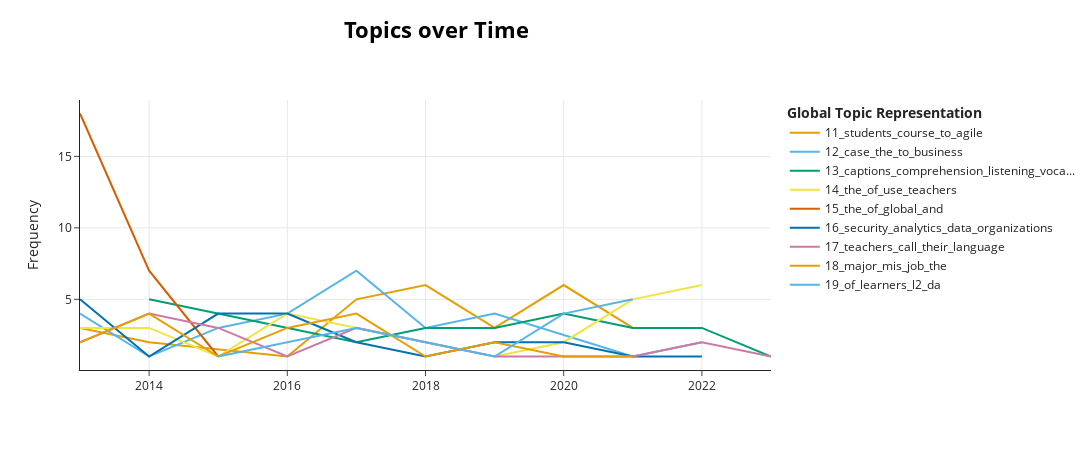

The code cell stored with this chart in its notebook:
### Code cell
model.visualize_topics_over_time(topics_over_time, topics=[11, 12, 13, 14, 15, 16, 17, 18, 19])

### Figure 1 — Plotly figure (JSON) as saved in the notebook; plotly's stock layout.template omitted (floating-point values rounded to 4 significant figures)
{"data": [{"hoverinfo": "text", "hovertext": ["<b>Topic 11</b><br>Words: ia, teams, game, assignment, virtual", "<b>Topic 11</b><br>Words: course, manager, game, online, management", "<b>Topic 11</b><br>Words: to, students, active, critically, this", "<b>Topic 11</b><br>Words: agile, course, students, to, learning", "<b>Topic 11</b><br>Words: agile, students, scrum, uncertainty, to", "<b>Topic 11</b><br>Words: scrum, course, thinking, students, the", "<b>Topic 11</b><br>Words: students, learning, assignment, to, narrative", "<b>Topic 11</b><br>Words: assignments, pbl, assignment, teamwork, students"], "marker": {"color": "#E69F00"}, "mode": "lines", "name": "11_students_course_to_agile", "type": "scatter", "x": [2013, 2014, 2016, 2017, 2018, 2019, 2020, 2021], "y": [3, 2, 1, 5, 6, 3, 6, 3]}, {"hoverinfo": "text", "hovertext": ["<b>Topic 12</b><br>Words: company, case, system, the, medical", "<b>Topic 12</b><br>Words: ed, hch, lim, kim, pic", "<b>Topic 12</b><br>Words: cpda, payroll, medical, the, system", "<b>Topic 12</b><br>Words: the, case, to, customer, business", "<b>Topic 12</b><br>Words: case, the, business, comprehensivecare, to", "<b>Topic 12</b><br>Words: acs, case, the, to, vendor", "<b>Topic 12</b><br>Words: fiserv, organization, case, the, to", "<b>Topic 12</b><br>Words: ecommerce, sales, customer, their, globeport", "<b>Topic 12</b><br>Words: case, hira, mark, his, business"], "marker": {"color": "#56B4E9"}, "mode": "lines", "name": "12_case_the_to_business", "type": "scatter", "x": [2013, 2014, 2015, 2016, 2017, 2018, 2019, 2021, 2022], "y": [4, 1, 3, 4, 7, 3, 4, 1, 2]}, {"hoverinfo": "text", "hovertext": ["<b>Topic 13</b><br>Words: captions, comprehension, keyword, captioning, vocabulary", "<b>Topic 13</b><br>Words: vocabulary, comprehension, aca, ata, l2", "<b>Topic 13</b><br>Words: episodes, captions, comprehension, condition, lexical", "<b>Topic 13</b><br>Words: word, comprehension, captioning, passage, condition", "<b>Topic 13</b><br>Words: comprehension, captions, videos, captioned, wm", "<b>Topic 13</b><br>Words: listening, captions, caption, hearing, video", "<b>Topic 13</b><br>Words: captions, comprehension, glosses, participants, window", "<b>Topic 13</b><br>Words: captions, listening, test, full, keyword", "<b>Topic 13</b><br>Words: comprehension, captions, viewing, nonverbal, video"], "marker": {"color": "#009E73"}, "mode": "lines", "name": "13_captions_comprehension_listening_voca...", "type": "scatter", "x": [2014, 2016, 2017, 2018, 2019, 2020, 2021, 2022, 2023], "y": [5, 3, 2, 3, 3, 4, 3, 3, 1]}, {"hoverinfo": "text", "hovertext": ["<b>Topic 14</b><br>Words: eap, attitudes, of, itunes, language", "<b>Topic 14</b><br>Words: ict, of, efl, iranian, the", "<b>Topic 14</b><br>Words: bb, writing, cms, the, model", "<b>Topic 14</b><br>Words: books, use, webcams, of, students", "<b>Topic 14</b><br>Words: anonymity, vw, apps, language, the", "<b>Topic 14</b><br>Words: abilities, use, english, characteristics, it", "<b>Topic 14</b><br>Words: teachers, facebook, young, of, the", "<b>Topic 14</b><br>Words: melr, were, the, of, and", "<b>Topic 14</b><br>Words: students, the, of, teachers, and"], "marker": {"color": "#F0E442"}, "mode": "lines", "name": "14_the_of_use_teachers", "type": "scatter", "x": [2013, 2014, 2015, 2016, 2018, 2019, 2020, 2021, 2022], "y": [3, 3, 1, 4, 2, 1, 2, 5, 6]}, {"hoverinfo": "text", "hovertext": ["<b>Topic 15</b><br>Words: of, the, and, purpose, global", "<b>Topic 15</b><br>Words: income, global, quot, the, of", "<b>Topic 15</b><br>Words: determination, of, the, disabled, legal"], "marker": {"color": "#D55E00"}, "mode": "lines", "name": "15_the_of_global_and", "type": "scatter", "x": [2013, 2014, 2015], "y": [18, 7, 1]}, {"hoverinfo": "text", "hovertext": ["<b>Topic 16</b><br>Words: security, assurance, information, professionals, organizations", "<b>Topic 16</b><br>Words: health, informatics, right, healthcare, clinical", "<b>Topic 16</b><br>Words: is, healthcare, big, data, security", "<b>Topic 16</b><br>Words: security, data, privacy, big, is", "<b>Topic 16</b><br>Words: analytics, business, big, firms, data", "<b>Topic 16</b><br>Words: data, sigma, streams, grows, them", "<b>Topic 16</b><br>Words: security, cissp, analytics, mis, departments", "<b>Topic 16</b><br>Words: analytics, security, organizations, data, to", "<b>Topic 16</b><br>Words: scalability, systems, increases, human, variety", "<b>Topic 16</b><br>Words: cyber, insurance, risk, smes, cybercrime"], "marker": {"color": "#0072B2"}, "mode": "lines", "name": "16_security_analytics_data_organizations", "type": "scatter", "x": [2013, 2014, 2015, 2016, 2017, 2018, 2019, 2020, 2021, 2022], "y": [5, 1, 4, 4, 2, 1, 2, 2, 1, 1]}, {"hoverinfo": "text", "hovertext": ["<b>Topic 17</b><br>Words: situated, call, teachers, teacher, computers", "<b>Topic 17</b><br>Words: teachers, service, pre, language, their", "<b>Topic 17</b><br>Words: teachers, teacher, call, situated, vws", "<b>Topic 17</b><br>Words: lesson, teachers, call, their, professional", "<b>Topic 17</b><br>Words: call, teachers, emotional, intelligence, their", "<b>Topic 17</b><br>Words: teachers, technology, service, pre, language", "<b>Topic 17</b><br>Words: pd, teachers, integration, technology, pedagogy", "<b>Topic 17</b><br>Words: assistant, regarding, such, english, seeking", "<b>Topic 17</b><br>Words: corpus, teachers, their, aided, mobile", "<b>Topic 17</b><br>Words: teachers, corpus, slw, language, direct"], "marker": {"color": "#CC79A7"}, "mode": "lines", "name": "17_teachers_call_their_language", "type": "scatter", "x": [2013, 2014, 2015, 2016, 2017, 2019, 2020, 2021, 2022, 2023], "y": [2, 4, 3, 1, 3, 1, 1, 1, 2, 1]}, {"hoverinfo": "text", "hovertext": ["<b>Topic 18</b><br>Words: program, entrepreneurial, undergraduate, research, researcher", "<b>Topic 18</b><br>Words: information, mis, profession, major, program", "<b>Topic 18</b><br>Words: is, professionals, introductory, image, careers", "<b>Topic 18</b><br>Words: major, mis, stem, majors, beliefs", "<b>Topic 18</b><br>Words: major, selection, distance, job, in", "<b>Topic 18</b><br>Words: job, jcm, congruence, counseling, career", "<b>Topic 18</b><br>Words: mis, major, cis, majors, in", "<b>Topic 18</b><br>Words: shortage, mentorship, field, cybersecurity, gender", "<b>Topic 18</b><br>Words: bis, internship, placement, graduates, industrial"], "marker": {"color": "#E69F00"}, "mode": "lines", "name": "18_major_mis_job_the", "type": "scatter", "x": [2013, 2014, 2015, 2016, 2017, 2018, 2019, 2020, 2021], "y": [2, 4, 1, 3, 4, 1, 2, 1, 1]}, {"hoverinfo": "text", "hovertext": ["<b>Topic 19</b><br>Words: output, 1998a, collentine, grammatical, instruction", "<b>Topic 19</b><br>Words: fonf, fonfs, ffi, form, individual", "<b>Topic 19</b><br>Words: speech, l2, learners, scmc, communication", "<b>Topic 19</b><br>Words: planning, fsl, esl, feedback, task", "<b>Topic 19</b><br>Words: mediations, da, textual, passages, learners", "<b>Topic 19</b><br>Words: echo, pragmatics, of, modifiers, speech", "<b>Topic 19</b><br>Words: da, dynamic, lexical, of, assessment"], "marker": {"color": "#56B4E9"}, "mode": "lines", "name": "19_of_learners_l2_da", "type": "scatter", "x": [2015, 2016, 2017, 2018, 2019, 2020, 2021], "y": [1, 2, 3, 2, 1, 4, 5]}], "layout": {"height": 450, "hoverlabel": {"bgcolor": "white", "font": {"family": "Rockwell", "size": 16}}, "legend": {"title": {"text": "<b>Global Topic Representation"}}, "title": {"font": {"color": "Black", "size": 22}, "text": "<b>Topics over Time</b>", "x": 0.4, "xanchor": "center", "y": 0.95, "yanchor": "top"}, "width": 1250, "xaxis": {"showgrid": true}, "yaxis": {"showgrid": true, "title": {"text": "Frequency"}}}}
